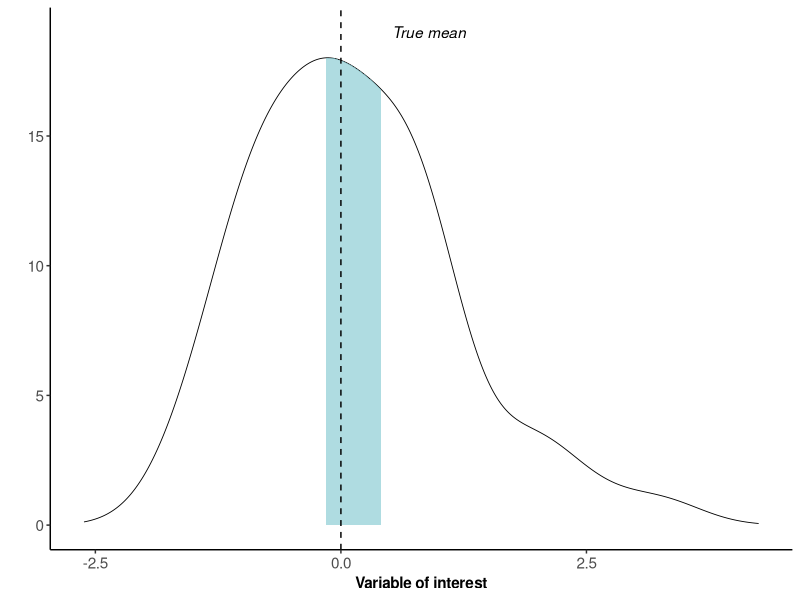
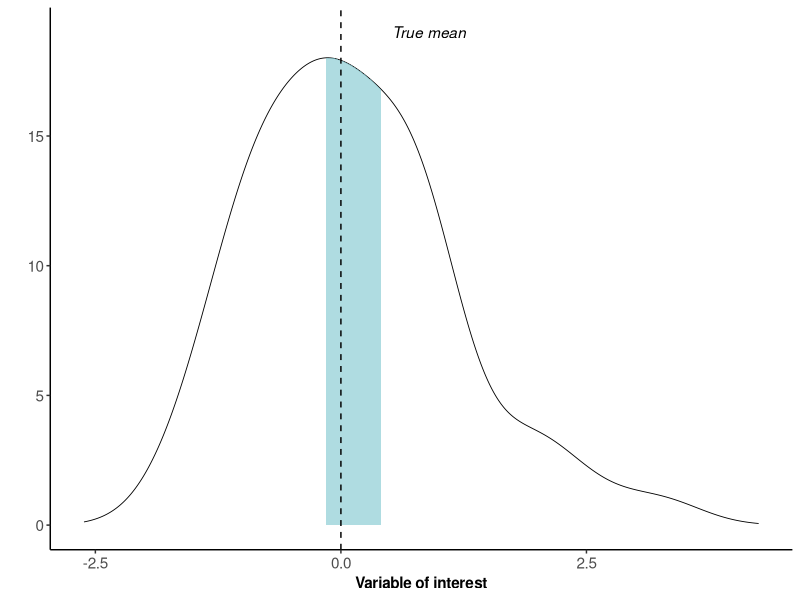

Write R code to recreate these figures, in order.
# Script to generate 95% confidence intervals of a generated random normal distribution
# as an example in Day 2: Visualizing uncertainty.

# load library
library(ggplot2)
library(magrittr)
library(dplyr)

# set ggplot theme
theme_set(theme_classic() +
            theme(axis.title = element_text(size = 11, face = "bold"),
                  axis.text = element_text(size = 11),
                  plot.title = element_text(size = 13, face = "bold"),
                  legend.title = element_text(size = 11, face = "bold"),
                  legend.text = element_text(size = 10)))

# set random seed
set.seed(22)

# generate population (random normal distribution)
df <- data.frame("value" = rnorm(50, mean = 0, sd = 1))

# descriptive stats for each distribution
desc_stats = df %>% 
  summarise(mean_val = mean(value, na.rm = TRUE),
            se_val = sqrt(var(value)/length(value)))

# build density plot!
p <- ggplot(data = df, aes(x = value, y = ..count..)) +
  geom_density(alpha = .2, lwd = .3) +
  xlim(c(min(df$value-1), max(df$value+1))) 
# extract plotted values
base_p <- ggplot_build(p)$data[[1]]
# shade the 95% confidence interval
p + 
  geom_area(data = subset(base_p, 
                          between(x, 
                                  left = (desc_stats$mean_val - 1.96*desc_stats$se_val),
                                  right = (desc_stats$mean_val + 1.96*desc_stats$se_val))),
            aes(x = x, y = y), fill = "cadetblue3", alpha = .6) +
  # add vertical line to show population mean
  geom_vline(aes(xintercept = 0), lty = 2) +
  annotate("text", x = 0.9, y = 19, label = "True mean", fontface = "italic") +
  # label axis!
  labs(x = "Variable of interest", y = "") 
ggsave("figures/confidenceinterval_example.png", width = 5, height = 3.5, units = "in")

